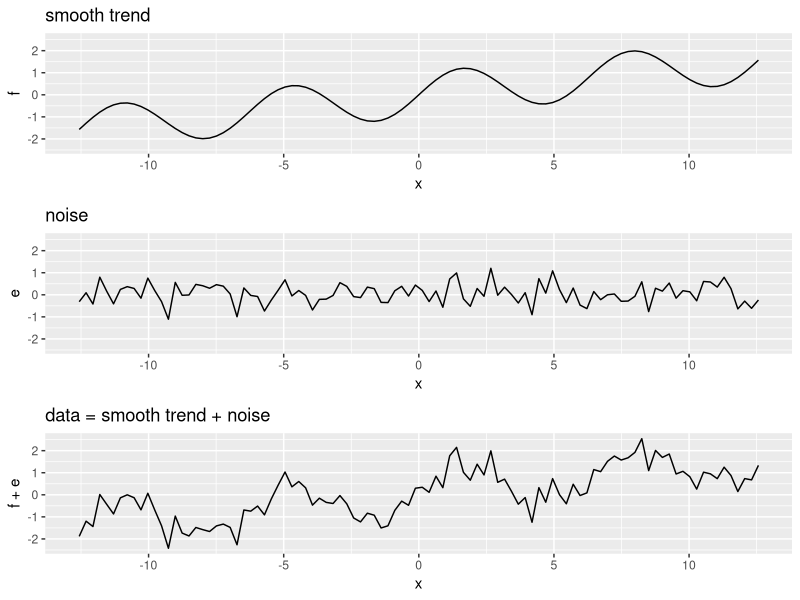
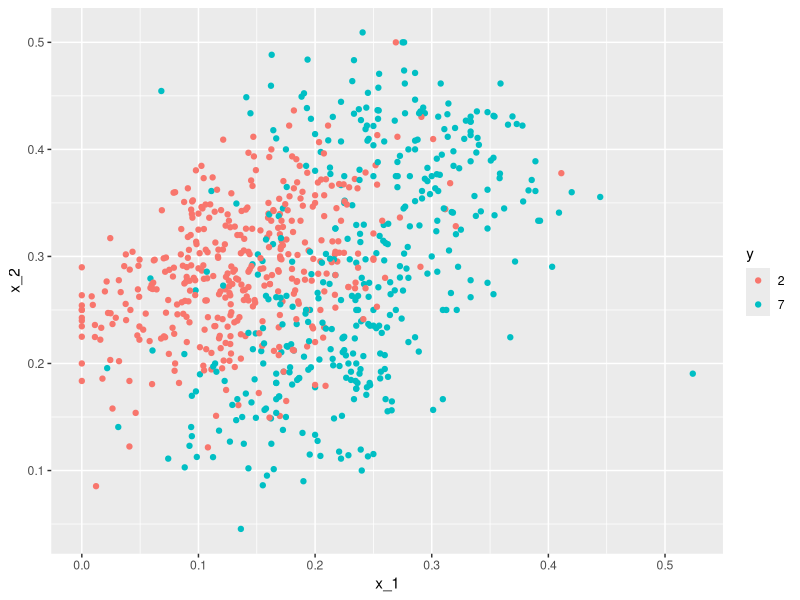

Write R code to recreate these figures, in order. (Note: this script raises an error after producing the figures.)
## ---- chunk 1
options(digits = 3)
## ---- chunk 2
library(tidyverse) 
set.seed(1) 
n <- 100 
x <- seq(-pi*4, pi*4, len = n) 
tmp <- data.frame(x = x , f = sin(x) + x/8, e = rnorm(n, 0, 0.5))  
p1 <- qplot(x, f, main = "smooth trend", ylim = range(tmp$f + tmp$e), data = tmp, geom = "line") 
p2 <- qplot(x, e, main = "noise", ylim = range(tmp$f + tmp$e), data = tmp, geom = "line") 
p3 <- qplot(x, f + e, main = "data = smooth trend + noise", ylim = range(tmp$f + tmp$e), data = tmp, geom = "line") 
gridExtra::grid.arrange(p1, p2, p3) 
## ---- chunk 3
library(caret) 
library(dslabs) 
mnist_27$train |> ggplot(aes(x_1, x_2, color = y)) + geom_point() 
## ---- chunk 4
if (!exists("mnist")) mnist <- read_mnist() 
is <- mnist_27$index_train[c(which.min(mnist_27$train$x_1), which.max(mnist_27$train$x_1))] 
titles <- c("smallest","largest") 
tmp <- lapply(1:2, function(i){ 
    expand.grid(Row = 1:28, Column = 1:28) |>   
      mutate(label = titles[i],   
             value = mnist$train$images[is[i],]) 
}) 
tmp <- Reduce(rbind, tmp) 
p1 <- tmp |> ggplot(aes(Row, Column, fill = value)) +  
  geom_raster(show.legend = FALSE) +  
  scale_y_reverse() + 
  scale_fill_gradient(low = "white", high = "black") + 
  facet_grid(.~label) +  
  geom_vline(xintercept = 14.5) + 
  geom_hline(yintercept = 14.5) + 
  ggtitle("Largest and smallest x_1") 
is <- mnist_27$index_train[c(which.min(mnist_27$train$x_2), which.max(mnist_27$train$x_2))] 
titles <- c("smallest","largest") 
tmp <- lapply(1:2, function(i){ 
    expand.grid(Row = 1:28, Column = 1:28) |>   
      mutate(label = titles[i],   
             value = mnist$train$images[is[i],]) 
}) 
tmp <- Reduce(rbind, tmp) 
p2 <- tmp |> ggplot(aes(Row, Column, fill = value)) +  
    geom_raster(show.legend = FALSE) +  
    scale_y_reverse() + 
    scale_fill_gradient(low = "white", high = "black") + 
    facet_grid(.~label) +  
    geom_vline(xintercept = 14.5) + 
    geom_hline(yintercept = 14.5) + 
  ggtitle("Largest and smallest x_2") 
gridExtra::grid.arrange(p1, p2, ncol = 2) 
## ---- chunk 5
fit <- mnist_27$train |> mutate(y = ifelse(y == 7, 1, 0)) |> lm(y ~ x_1 + x_2, data = _) 
p_hat <- predict(fit, newdata = mnist_27$test) 
y_hat <- factor(ifelse(p_hat > 0.5, 7, 2)) 
## ---- chunk 6
mnist_27$true_p |>  
  ggplot(aes(x_1, x_2, z = p)) + 
  geom_raster(aes(fill = p)) + 
  scale_fill_gradientn(colors = c("#F8766D", "white", "#00BFC4")) + 
  stat_contour(breaks = c(0.5), color = "black") 
## ---- chunk 7
p_hat <- predict(fit, newdata = mnist_27$true_p) 
p_hat <- scales::squish(p_hat, c(0, 1)) 
p1 <- mnist_27$true_p |> mutate(p_hat = p_hat) |> 
  ggplot(aes(x_1, x_2,  z = p_hat)) + 
  geom_raster(aes(fill = p_hat)) + 
  scale_fill_gradientn(colors = c("#F8766D","white","#00BFC4")) + 
  stat_contour(breaks = c(0.5), color = "black")  
p2 <- mnist_27$true_p |>  
  mutate(p_hat = p_hat) |> 
  ggplot() + 
  stat_contour(aes(x_1, x_2, z = p_hat), breaks = c(0.5), color = "black") +  
  geom_point(mapping = aes(x_1, x_2, color = y), data = mnist_27$test)  
gridExtra::grid.arrange(p1, p2, ncol = 2) 
## ---- chunk 8
polls_2008 |> ggplot(aes(day, margin)) + geom_point() 
## ---- chunk 9
resid <- ifelse(lm(margin~day, data = polls_2008)$resid > 0, "+", "-") 
polls_2008 |>  
  mutate(resid = resid) |>  
  ggplot(aes(day, margin)) +  
  geom_smooth(method = "lm", se = FALSE, color = "black") + 
  geom_point(aes(color = resid), size = 3) 
## ---- chunk 10
span <- 3.5 
tmp <- polls_2008 |> 
  crossing(center = polls_2008$day) |> 
  mutate(dist = abs(day - center)) |> 
  filter(dist <= span)  
tmp |> filter(center %in% c(-125, -55)) |> 
  ggplot(aes(day, margin)) +    
  geom_point(data = polls_2008, size = 3, alpha = 0.5, color = "grey") + 
  geom_point(size = 2) +     
  geom_smooth(aes(group = center),  
              method = "lm", formula = y~1, se = FALSE) + 
  facet_wrap(~center) 
## ---- chunk 11
span <- 7  
fit <- with(polls_2008, ksmooth(day, margin, kernel = "box", bandwidth = span)) 
polls_2008 |> mutate(fit = fit$y) |> 
  ggplot(aes(x = day)) + 
  geom_point(aes(y = margin), size = 3, alpha = .5, color = "grey") +  
  geom_line(aes(y = fit), color = "red") 
## ---- chunk 12
x_0 <- -125 
p1 <- data.frame(x = polls_2008$day) |> mutate(w_0 = 1*I(abs(x - x_0) <= span/2)) |> 
  mutate(w_0 = w_0/sum(w_0)) |> 
  ggplot(aes(x, w_0)) + 
  geom_step() + 
  ggtitle("Box") 
tmp <- with(data.frame(day = seq(min(polls_2008$day), max(polls_2008$day), .25)),  
                       ksmooth(day, 1*I(day == x_0), kernel = "normal", x.points = day, bandwidth = span)) 
p2 <- data.frame(x = tmp$x, w_0 = tmp$y) |> 
  mutate(w_0 = w_0/sum(w_0)) |> 
  ggplot(aes(x, w_0)) + 
  geom_line() + 
  ggtitle("Normal") 
gridExtra::grid.arrange(p1, p2, ncol = 2) 
## ---- chunk 13
span <- 7 
fit <- with(polls_2008, ksmooth(day, margin, kernel = "normal", bandwidth = span)) 
polls_2008 |> mutate(smooth = fit$y) |> 
  ggplot(aes(day, margin)) + 
  geom_point(size = 3, alpha = .5, color = "grey") +  
  geom_line(aes(day, smooth), color = "red") 
## ---- chunk 14
span <- 21/diff(range(polls_2008$day)) 
tmp <- polls_2008 |> 
  crossing(center = polls_2008$day) |> 
  mutate(dist = abs(day - center)) |> 
  filter(rank(dist) / n() <= span) |> 
  mutate(weight = (1 - (dist / max(dist)) ^ 3) ^ 3) 
tmp |>  
  filter(center %in% c(-125, -55)) |> 
  ggplot(aes(day, margin)) +    
  scale_size(range = c(0, 3)) + 
  geom_smooth(aes(group = center, weight = weight),  
              method = "lm", se = FALSE) + 
  geom_point(data = polls_2008, size = 3, alpha = .5, color = "grey") + 
  geom_point(aes(size = weight)) + 
  facet_wrap(~center) 
## ---- chunk 15
total_days <- diff(range(polls_2008$day)) 
span <- 21/total_days 
fit <- loess(margin ~ day, degree = 1, span = span, data = polls_2008) 
polls_2008 |> mutate(smooth = fit$fitted) |> 
  ggplot(aes(day, margin)) + 
  geom_point(size = 3, alpha = .5, color = "grey") + 
  geom_line(aes(day, smooth), color = "red") 
## ---- chunk 16
spans <- c(.66, 0.25, 0.15, 0.10)

fits <- tibble(span = spans) |> 
  group_by(span) |> 
  do(broom::augment(loess(margin ~ day, degree = 1, span = .$span, data = polls_2008)))

tmp |> ggplot(aes(day, margin)) + 
  geom_point(size = 2, alpha = .5, color = "grey") + 
  geom_line(aes(day, .fitted), data = fits, color = "red") + 
  facet_wrap(~span) 
## ---- chunk 17
x_0 <- -125 
tmp <- with(data.frame(day = seq(min(polls_2008$day), max(polls_2008$day), .25)),  
                       ksmooth(day, 1*I(day == x_0), kernel = "normal", x.points = day, bandwidth = 7)) 
p1 <- data.frame(x = tmp$x, w_0 = tmp$y) |> 
  mutate(w_0 = w_0/sum(w_0)) |> 
  ggplot(aes(x, w_0)) + 
  geom_line() + 
  ggtitle("Normal") 
p2 <- data.frame(x = seq(min(polls_2008$day), max(polls_2008$day), length.out = 100)) |> 
  mutate(w_0 = (1 - (abs(x - x_0)/21)^3)^3*I(abs(x - x_0) <= 21)) |> 
  ggplot(aes(x, w_0)) + 
  geom_line()  + 
  ggtitle("Tri-weight") 
gridExtra::grid.arrange(p1, p2, ncol = 2) 
## ---- chunk 18
total_days <- diff(range(polls_2008$day)) 
span <- 28/total_days 
fit_1 <- loess(margin ~ day, degree = 1, span = span, data = polls_2008) 
fit_2 <- loess(margin ~ day, span = span, data = polls_2008) 
polls_2008 |> mutate(smooth_1 = fit_1$fitted, smooth_2 = fit_2$fitted) |> 
  ggplot(aes(day, margin)) + 
  geom_point(size = 3, alpha = .5, color = "grey") + 
  geom_line(aes(day, smooth_1), color = "red", lty = 2) + 
  geom_line(aes(day, smooth_2), color = "orange", lty = 1)  
## ---- chunk 19
polls_2008 |> ggplot(aes(day, margin)) + 
  geom_point() +  
  geom_smooth(method = loess) 
## ---- chunk 20
polls_2008 |> ggplot(aes(day, margin)) + 
  geom_point() +  
  geom_smooth(method = loess, method.args = list(span = 0.15, degree = 1)) 
